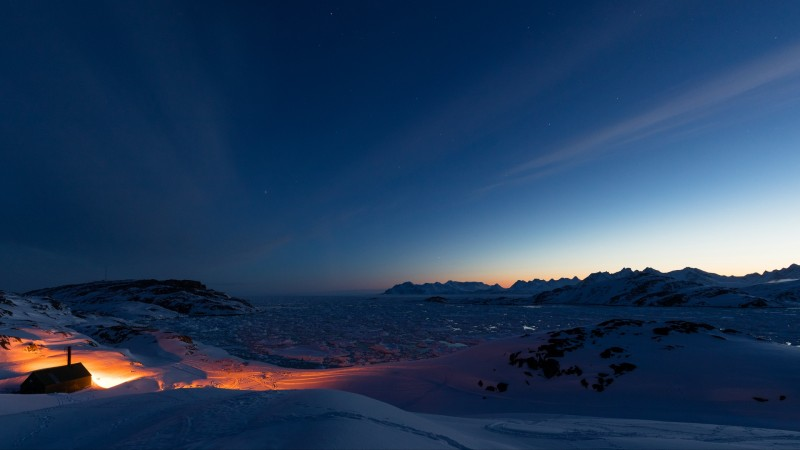
#> input picture Pycharm_folder/OpenCV_Sample/images/9.jpg, 800 x 450 px, found by its file name; its folder holds only this picture in this run
$ python -i thresholding.py   (imports and definitions only)
#> lines starting #> are read from the running program, lines starting #| are printed output that depends on the picture; after the words box and inside, x2 and y2 are one past the last pixel; in counts of white or black regions, pixels touching at a corner belong together
# global thresholding 문턱

import numpy as np
import cv2

def thresholding():

    img = cv2.imread('images/9.jpg', cv2.IMREAD_GRAYSCALE)
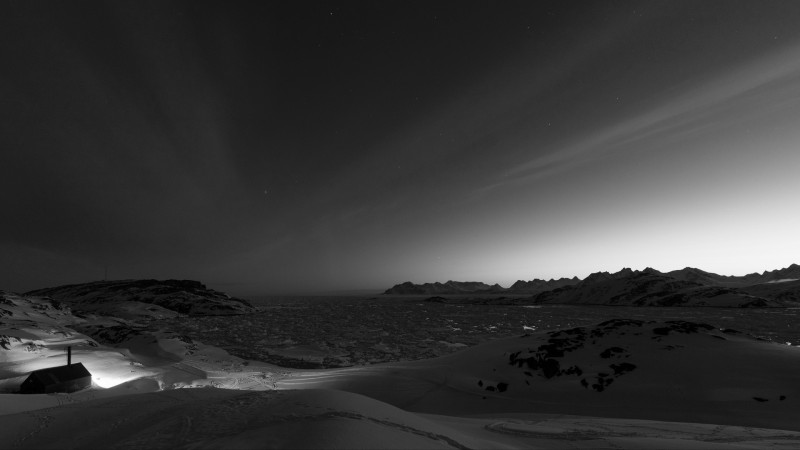
#> img: shape (450, 800); min 0, max 255, mean 57.3

    # 리턴값 : ret 은 문턱값, thr 은 이미지
    ret, thr1 = cv2.threshold(img, 127, 255, cv2.THRESH_BINARY)
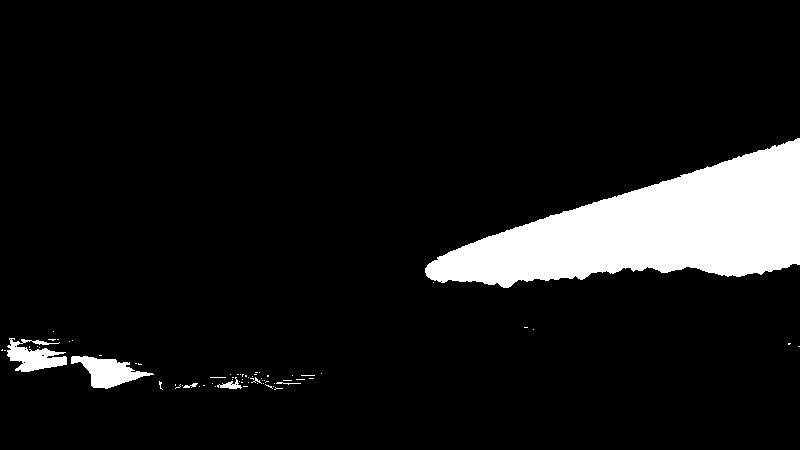
#> thr1: shape (450, 800); 8.9% white; 69 white regions (62 under 20 px), largest, box (x1, y1, x2, y2) and area: (425, 138, 800, 288) 29211, (71, 356, 154, 389) 1341, (7, 338, 67, 372) 1149
    ret, thr2 = cv2.threshold(img, 127, 255, cv2.THRESH_BINARY_INV)
    ret, thr3 = cv2.threshold(img, 127, 255, cv2.THRESH_TRUNC)
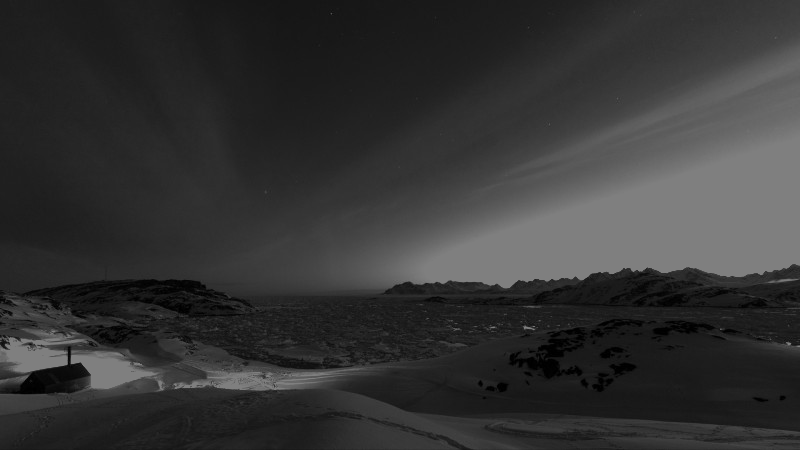
#> thr3: shape (450, 800); min 0, max 127, mean 52
    ret, thr4 = cv2.threshold(img, 127, 255, cv2.THRESH_TOZERO)
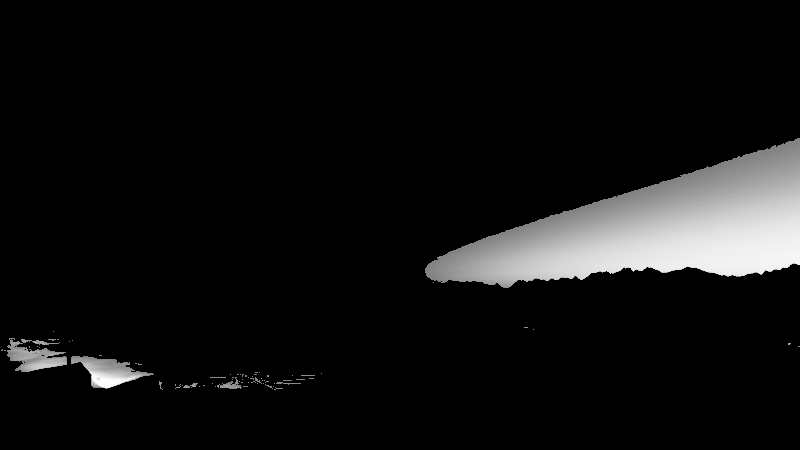
#> thr4: shape (450, 800); min 0, max 255, mean 16.6
    ret, thr5 = cv2.threshold(img, 127, 255, cv2.THRESH_TOZERO_INV)
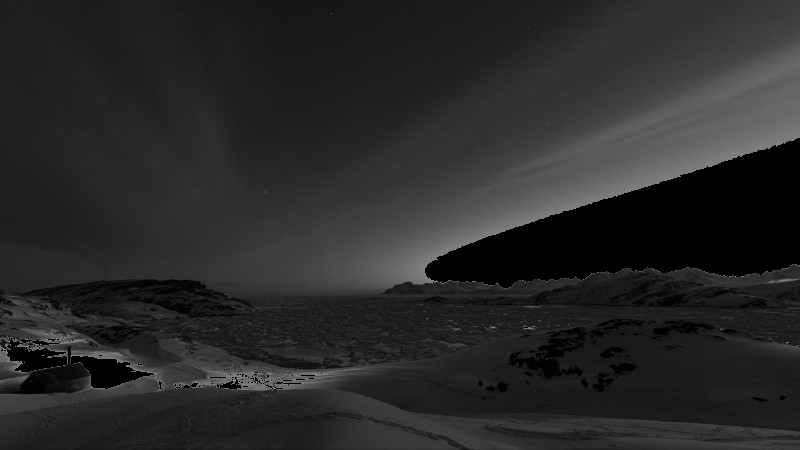
#> thr5: shape (450, 800); min 0, max 127, mean 40.7

    cv2.imshow('original', img)
    cv2.imshow('BINARY', thr1)
    cv2.imshow('BINARY_INV', thr2)
    cv2.imshow('TRUNC', thr3)
    cv2.imshow('TOZERO',thr4)
    cv2.imshow('TOZERO_INV', thr5)

    cv2.waitKey(0)
    cv2.destroyAllWindows()

>>> result = thresholding()
